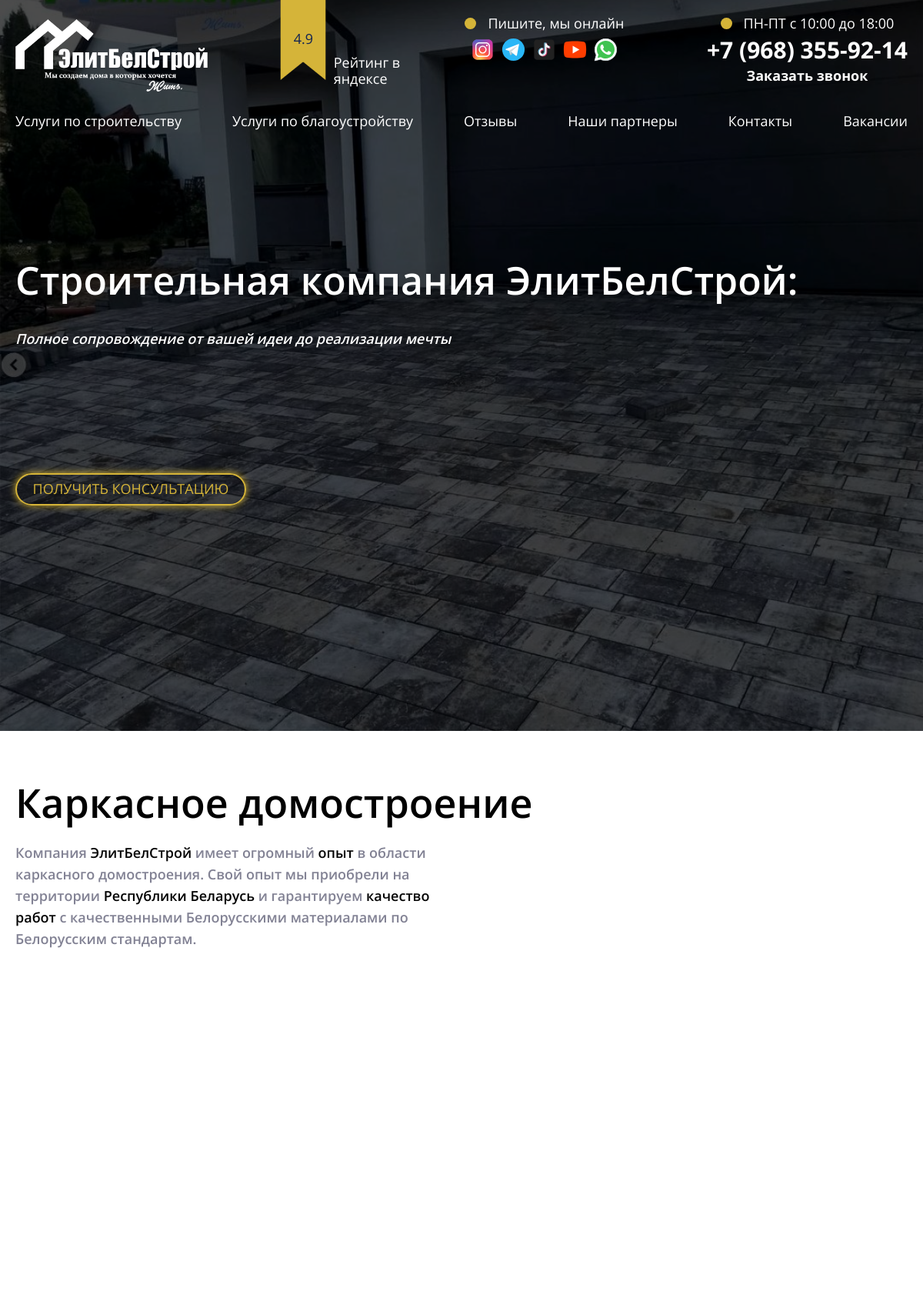
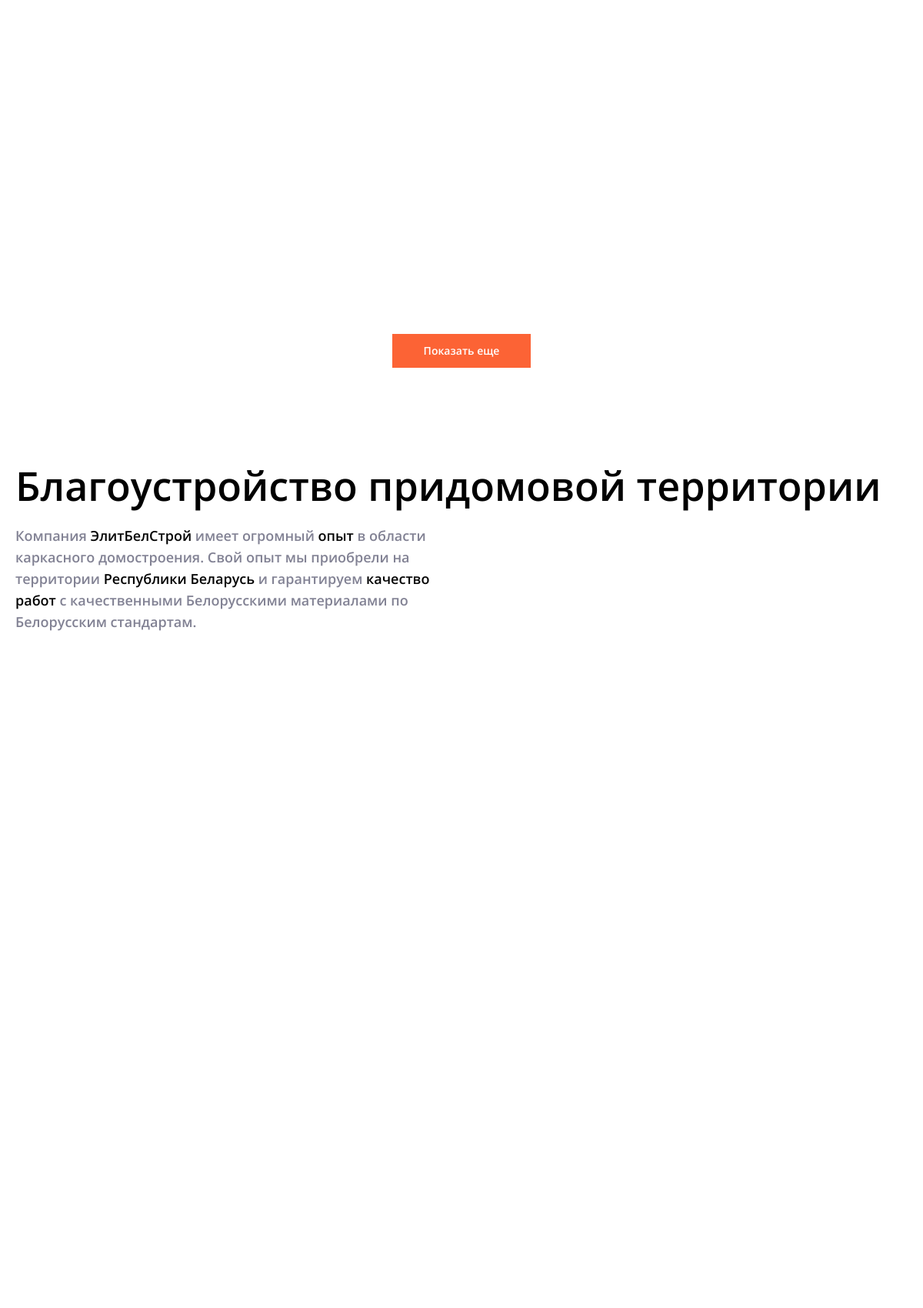
The page / (upper part) on the database its author committed (2 pictures, top to bottom).
### main/models.py (models this page shows, shortened)
class BackgroundSliderImage(models.Model):
    image = models.FileField('Изображение', upload_to='background_images',
                             help_text='Изображение должно быть в формате avif, '
                                       'преобразовать можно '
                                       '<a href="https://imagetostl.com/ru/convert/file/jpg/to/avif" target="_blank">тут</a>',
                             validators=[FileExtensionValidator(['avif'])])
    class Meta:
        verbose_name = "Изображение в карусели банера сайта"
        verbose_name_plural = "Изображения в карусели банера сайта"

class Rating(models.Model):
    rating = models.CharField("Рейтинг", max_length=10)
    class Meta:
        verbose_name = "Рейтинг по отзывам на яндекс картах"
        verbose_name_plural = "Рейтинг по отзывам на яндекс картах"

class SocialMedia(models.Model):
    title_social_media = models.CharField('Социальная сеть', max_length=500)
    link = models.CharField("Ссылка", max_length=500, blank=True, null=True)
    phone_number = models.CharField('Номер телефона', max_length=255, blank=True, null=True)
    image = models.FileField('Иконка', upload_to='social_images')
    class Meta:
        verbose_name = "Социальная сеть"
        verbose_name_plural = "Социальные сети"

class Contact(models.Model):
    address = models.CharField('Адрес', max_length=1000, blank=True, null=True)
    floor = models.CharField('Этаж', max_length=1000, blank=True, null=True)
    working_days = models.CharField("Рабочие дни", max_length=255, blank=True, null=True)
    working_hours = models.CharField('Время работы', max_length=500, blank=True, null=True)
    email = models.EmailField('Email', blank=True, null=True)
    phone_number = models.CharField('Номер телефона', max_length=500, blank=True, null=True)
    class Meta:
        verbose_name = "Наши контакты"
        verbose_name_plural = "Наши контакты"

### main/views.py (the view)
# urls.py: path('', get_main_page),
def get_main_page(request):
    slider_photo = BackgroundSliderImage.objects.all()
    social_account = SocialMedia.objects.all()
    contact = Contact.objects.first()
    rating = Rating.objects.first()
    facts = Fact.objects.all()
    company_info = InfoCompany.objects.first()
    partners = Partner.objects.all()
    reviews = Review.objects.filter(is_publish=True)
    vacancy = Vacancy.objects.filter(is_publish=True)
    context = {
        "slider_photo": slider_photo,
        "social_account": social_account,
        "contact": contact,
        "rating": rating,
        "facts": facts,
        "company_info": company_info,
        "partners": partners,
        "reviews": reviews,
        "vacancy": vacancy,
    }
    return render(request, 'index.html', context)

### config/context_processor.py (called while the page is built)
def get_context_data(request):
    context = {
        "url": env_keys.get('URL'),
    }
    return context

### main/templates/index.html (shortened to what this page needs)
<!DOCTYPE html>
{% load static %}
<html lang="ru">
  <head>
    <link rel="stylesheet" href="{% static "css/null.css" %}" />
    <link rel="stylesheet" href="{% static "css/style-min.css" %}" />
  </head>
  <body>
    <div class="wrapper">
      <section class="about">
        <div class="about__slider">
            {% for photo in slider_photo %}
            <div class="about__slider-item">
                <img src="{{ photo.image.url }}" alt="">
            </div>
            {% endfor %}
        </div>
        <div class="about__overlay">
          <header>
            <div class="container">
              <div class="header__wrapper">
                <a href="/" class="header__logo">
                  <img src="{% static "img/logo(2).png" %}" alt="logo" />
                </a>
                <div class="header__rating">
                  <div class="header__bookmark-img">
                    <img src="{% static "img/bookmark.png" %}" alt="bookmark" />
                    <p>{{ rating.rating }}</p>
                  </div>
                  <p>Рейтинг в яндексе</p>
                </div>
                <div class="header__social-callback-wrap">
                  <div class="header__social">
                    <p class="header__social-text animationCircle">Пишите, мы онлайн</p>
                    <ul class="header__social-list">
                        {% for account in social_account %}
                      <li class="header__social-list-item">
                        <a href="{% if account.phone_number %} tel:{{ account.phone_number }} {% elif account.link %} {{ account.link }} {% endif %}">
                          <img src="{{ account.image.url }}" alt="{{ account.title_social_media }}" />
                        </a>
                      </li>
                        {% endfor %}
                    </ul>
                  </div>
                  <div class="header__callback">
                    <div class="header__callback-text-wrap">
                      <p class="header__callback-text animationCircle">{{ contact.working_days }}</p>
                      <p class="header__callback-text">{{ contact.working_hours }}</p>
                    </div>
                    <a href="tel:{{ contact.phone_number }}">{{ contact.phone_number }}</a>
                    <p class="header__callback-btn">Заказать звонок</p>
                  </div>
                </div>
              </div>
            </div>
          </header>
          <main>
            <div class="container">
              <div class="main__wrapper">
                <nav class="main__nav">
                  <div class="main__nav-list-wrapper">
                    <ul class="main__nav-list">
                      <li class="main__nav-list-item">
                        <a href="#projectsConstruction">Услуги по строительству</a>
                      </li>
                      <li class="main__nav-list-item">
                        <a href="#projectsLandscaping">Услуги по благоустройству</a>
                      </li>
                      <li class="main__nav-list-item">
                        <a href="#reviews">Отзывы</a>
                      </li>
                      <li class="main__nav-list-item">
                        <a href="#partners">Наши партнеры</a>
                      </li>
                      <li class="main__nav-list-item">
                        <a href="#contacts">Контакты</a>
                      </li>
                      <li class="main__nav-list-item">
                        <a href="#vacancy">Вакансии</a>
                      </li>
                    </ul>
                  </div>
                </nav>
                <h1 class="main__title">Строительная компания ЭлитБелСтрой:</h1>
                <p class="main__text">Полное сопровождение от вашей идеи до реализации мечты</p>
                <a href="https://wa.me/79683559214" class="main__btn"> получить консультацию </a>
              </div>
            </div>
          </main>
        </div>
      </section>
      <section class="projects" id="projectsConstruction">
        <div class="container">
          <div class="projects__wrapper">
            <div class="projects__start-block">
              <h2 class="projects__title">Каркасное домостроение</h2>
              <p class="projects__text">
                Компания <span>ЭлитБелСтрой</span> имеет огромный <span>опыт</span> в области каркасного домостроения. Свой опыт мы приобрели на территории <span>Республики Беларусь</span> и гарантируем <span>качество работ</span> с качественными Белорусскими материалами по Белорусским стандартам.
              </p>
              <div class="projects__list-wrapper"></div>
              <button type="button" class="projects__list-wrapper-more-btn">Показать еще</button>
            </div>
          </div>
        </div>
      </section>
      <section class="projects" id="projectsLandscaping">
        <div class="container">
          <div class="projects__landscaping-wrapper">
            <div class="projects__start-block">
              <h2 class="projects__title">Благоустройство придомовой территории</h2>
              <p class="projects__text">
                Компания <span>ЭлитБелСтрой</span> имеет огромный <span>опыт</span> в области каркасного домостроения. Свой опыт мы приобрели на территории <span>Республики Беларусь</span> и гарантируем <span>качество работ</span> с качественными Белорусскими материалами по Белорусским стандартам.
              </p>
              <div class="projects__landscaping-list-wrapper"></div>
            </div>
          </div>
        </div>
      </section>
    </div>
  </body>
</html>

### main/static/css/null.css (style rules this page uses)
* { padding: 0; margin: 0; border: 0; }
*, *:before, *:after { -moz-box-sizing: border-box; -webkit-box-sizing: border-box; box-sizing: border-box; }
footer, header, aside { display: block; }
html, body { color: #ffffff; min-height: 100%; background: #ffffff; width: 100%; font-size: 100%; line-height: 1; font-size: 16px; -ms-text-size-adjust: 100%; -moz-text-size-adjust: 100%; -webkit-text-size-adjust: 100%; }
body { overflow-x: hidden; }
input, button, textarea { font-family: inherit; }
button { cursor: pointer; }
a, a:visited { text-decoration: none; }
ul li { list-style: none; }
img { vertical-align: top; }
h1, h2, h3, h4, h5, h6 { font-size: inherit; font-weight: 400; }

### rows shown on the page
BackgroundSliderImage: image (picture)
Rating: rating "4.9"
SocialMedia: image (picture)
SocialMedia: image (picture)
SocialMedia: image (picture)
SocialMedia: image (picture)
SocialMedia: image (picture)
Contact: working_days "ПН-ПТ", working_hours "с 10:00 до 18:00", phone_number "+7 (968) 355-92-14"
